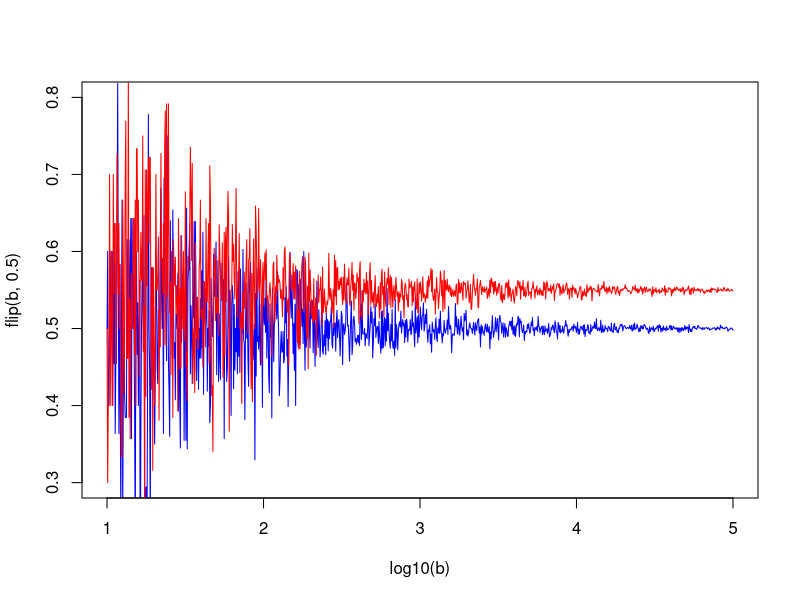
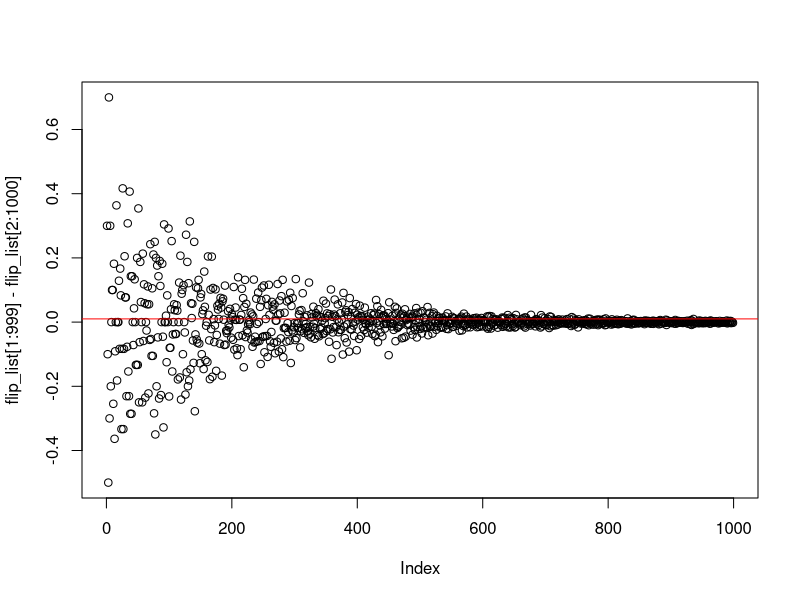
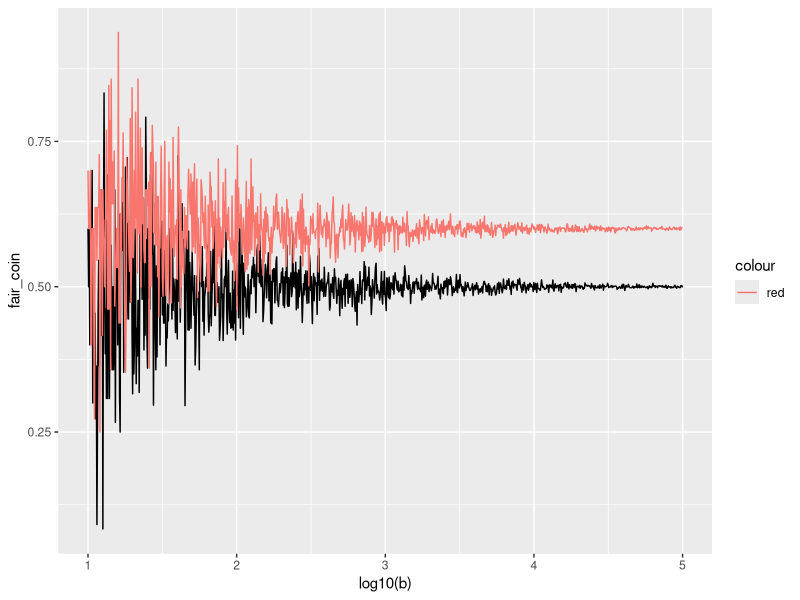
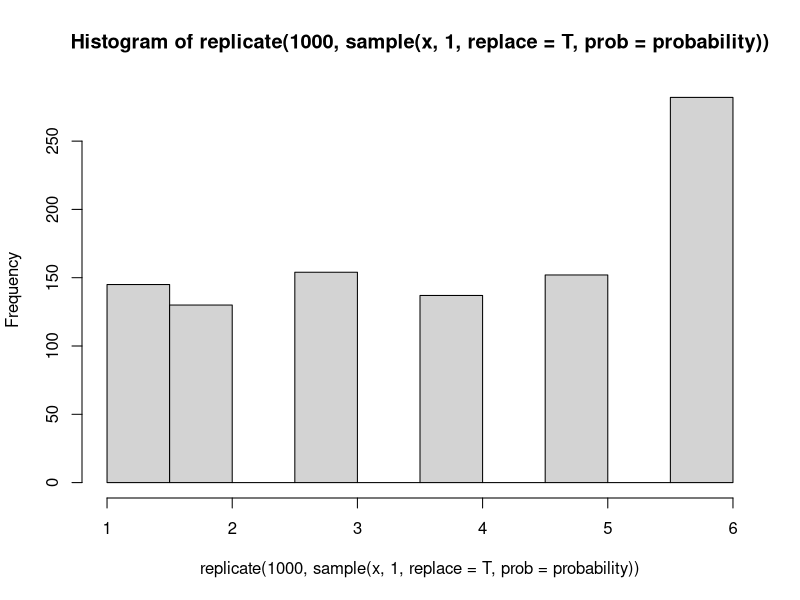

R code for these plots, in order:
b<-10^seq(1,5,len=1000) #creates a 1000 simulations ranging frmo 10^1 to 10^5


#flip is a funciton that takes two parameters, b and x, which are the number of simulations and the probablity of the coin with a default of .5, also known as 50/50
flip <-function(b,x=.5){
  sapply(b,                   #lapply takes a vector and then applies a function with that vector
         function(b) mean(rbinom(b,1,x)))  #rbinom is a base R function that randonly generates values based on the binomial forumla
}

plot(log10(b),flip(b,.5),type='l',col='blue',ylim = c(.3,.8))  #plot will create a graph with log10(b) as the x axes and then pots the result of the flip() function above
lines(log10(b),flip(b,.55),type='l',col='red')  #lines is like plot, but instead of creating a new plot, it overlays over top of the current plot

flip_list<-flip(b,.5)

plot(flip_list[1:999]-flip_list[2:1000])
abline(h=.01, col='red')


fair_coin<-flip(b,.5)
unfair_coin<-flip(b,.6)
df<-data.frame(fair_coin,unfair_coin)
library(ggplot2)
p<-ggplot(data=df,aes(x=log10(b),y=fair_coin))+geom_line() #makes first graph, saves to 'p'

p+ geom_line(aes(x=log10(b),y=unfair_coin,col='red')) #adds new graph to 'p'





rbinom(10,10,.5) # 10 is the number of observations while '1' is the number of trials. So, if this were 10 as well, there would a sum of 'successes' that were less than 10
dbinom(3,10,.5)  # this determines the density,  aka probability of exact outcome, so x= 3 heads out of 10, is not the cumulative 0-3 but exactly 3 for example. for cumulative, use pbinom, or sum dbinom:
sum(dbinom(3,10,.5),dbinom(2,10,.5),dbinom(1,10,.5),dbinom(0,10,.5))
pbinom(3,10,.5)




#coin_flip() does the flipping, two styles, by thumb is standard

coin_flip<-function(type = .5, bias = .1){
  rbinom(1,1,type+bias)
}
mean(replicate(100,coin_flip()))

#coin will be either unbiased or biased.  

Bag_of_coins<- c(rep(.5,9),.6) #lists 9 fair coins, one biased coin at .6
sample<-sample(Bag_of_coins,5,replace = F) #picks 5 coins randomly from bag
coin_flip(type=sample,bias=0)


#expected value
x<-c(1,2,3,4,5,6) # single dice
probability<-(c(rep(1/7,5),.2857143)) #probabilty that the dice is loaded for 6
  hist(replicate(1000,sample(x,1,replace = T,prob=probability)))
  

  x<-c(0,1) # single coin, 0=Tails
  probability<-c(.5,.5) #probabilty that the coin is fair = .5
  mean(replicate(1000,sample(x,1,replace = T,prob=probability)))
  
#simulation game
  
  
  
   
  #flip game 
  #establish players, beginning money
  Player_class<-function(s,p){
    value<-list("stash"=s,"player_name"=p)
      attr(value, "class") <- "player"
    value}
  
  p1<-Player_class(10,'p1')
  p2<-Player_class(10,'p2')
  
  
  n<-2  #number of players
  
  for (i in 1:n){print(i)}
  
  
  
  p1<-10;p2<-10
  #player_stash <- 10
  # 1. 
  bet_options<-c(1,2,3)
  bet<-sample(bet_options,1)
  
  #4 determine winner or loser
  #     person who flips calls h/t
  call_coin<-sample(c(1,0),1)
  ifelse(call_coin==1,print("I call heads"),print("I call tails"))
  
  
  #flip coin
      flip<-rbinom(1,1,.5)
      ifelse(flip==1,print("Heads"),print("Tails"))
  if(call_coin - flip==0){
    p1<-p1+bet
    p2<-p2-bet
    }else{
       p1<-p1-bet
       p2<-p2+bet}
      
  # if call - flip  != 0 then non caller wins
  # winner has their stash += bet
  # loser has tehir stash reduced -= bet
  
  
  
  #sample from 
